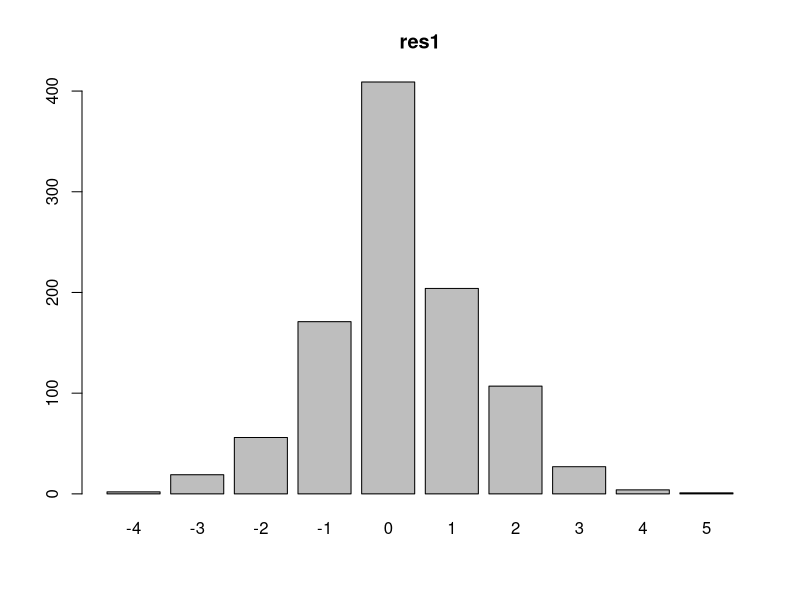
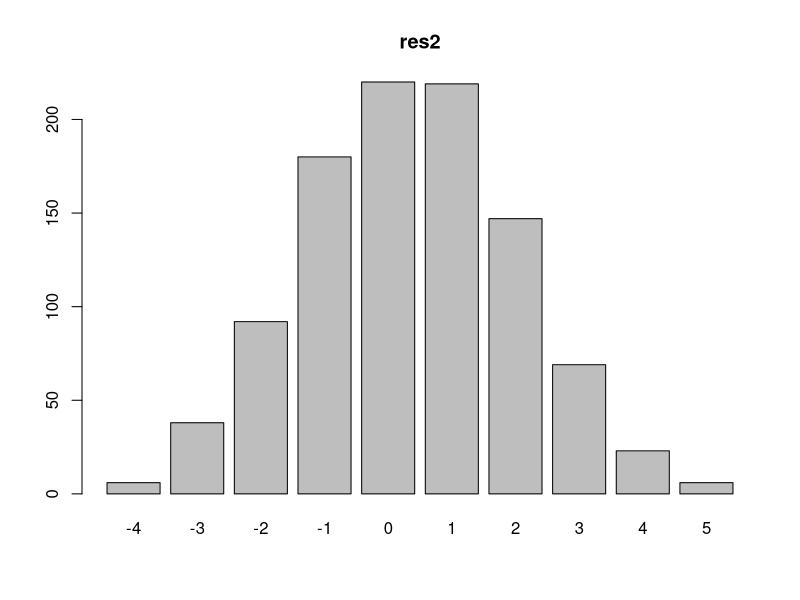
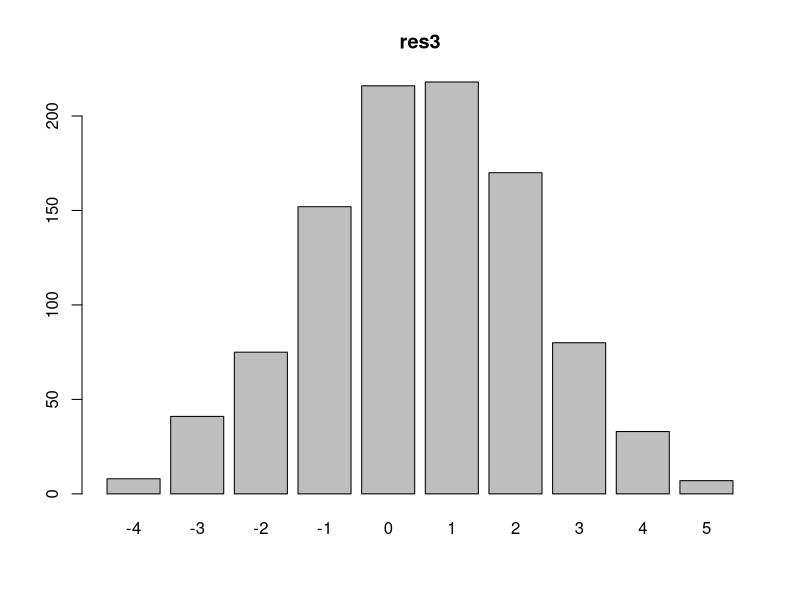
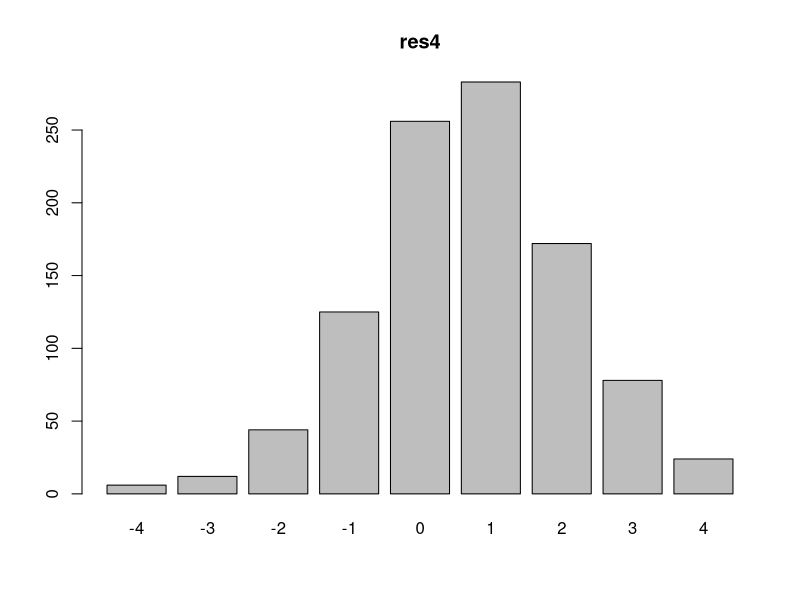
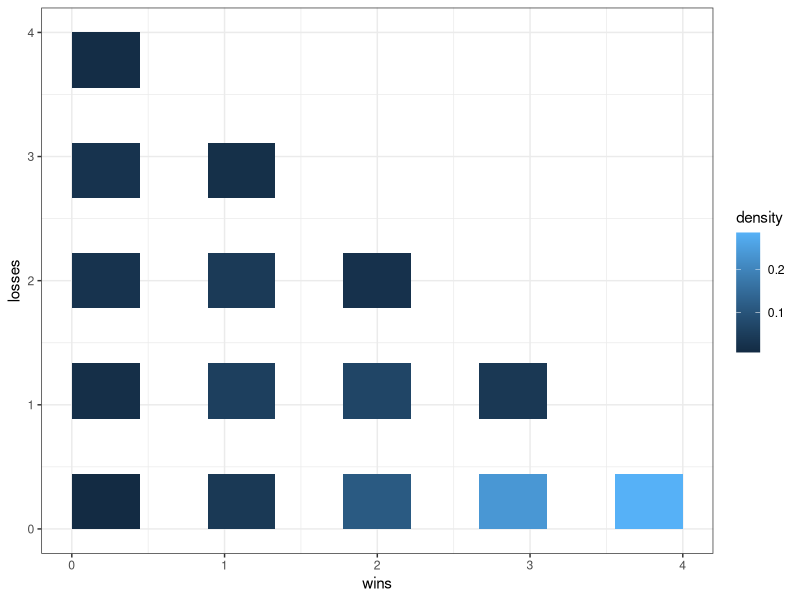
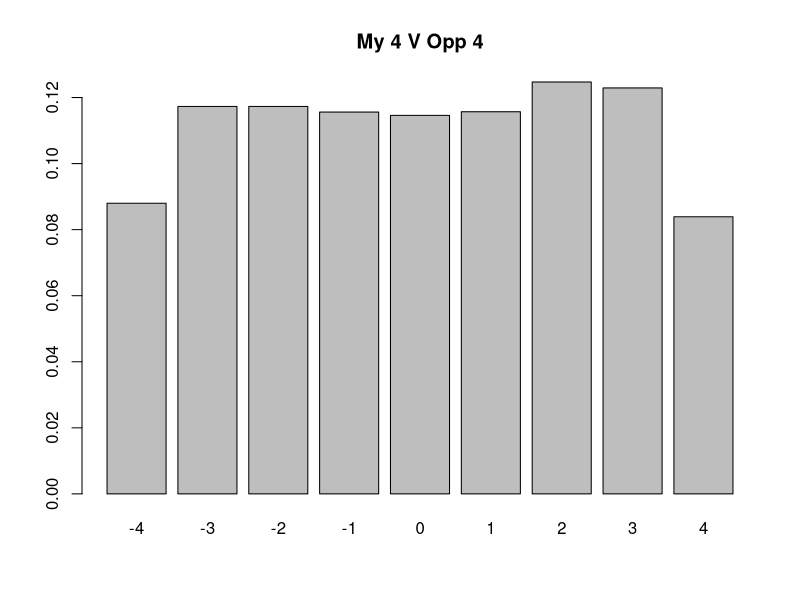
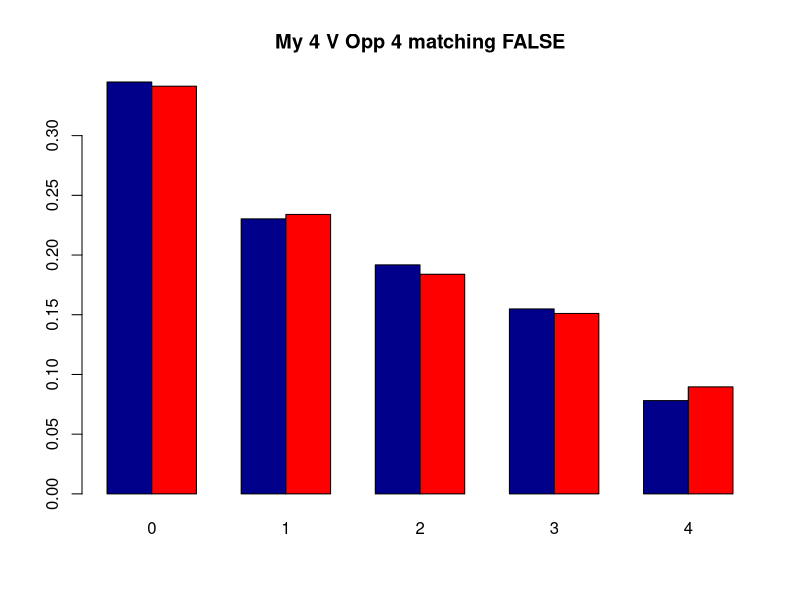
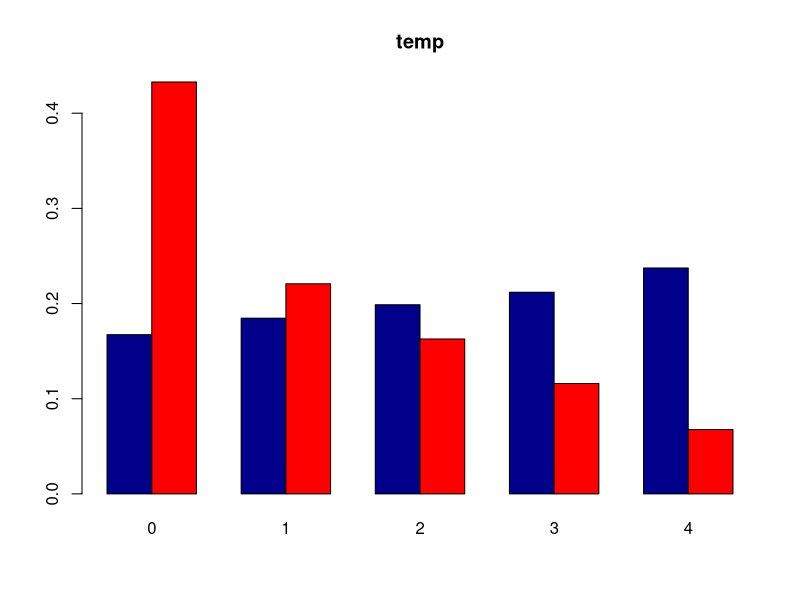

The R script that drew these images, in order:
######################
## Sword and Spear has a simple combat mechanic of rolling 
## X dice, choosing the top 4, and then comparing those to opponent.
##
## Modifiers seem to be either 1. adding dice to X 
##                             2. adding (or subtracting) from final rolls
######################

roll_n_dice <- function(n){ return(sample(1:6,n,replace=TRUE)) }

## what is the distribution like when you roll more than 4 
## but still choose top 4
nsim <- 1000
res_1 <- c()
res_2 <- c()
res_3 <- c()
res_4 <- c()
for (i in 1:nsim){
  my_roll <- sort(roll_n_dice(5), decreasing = TRUE)[1:4]
  opp_roll <- sort(roll_n_dice(4), decreasing = TRUE)[1:4]
  res_1 <- c(res_1, my_roll[1]-opp_roll[1])
  res_2 <- c(res_2,my_roll[2]-opp_roll[2])
  res_3 <- c(res_3,my_roll[3]-opp_roll[3])
  res_4 <- c(res_4,my_roll[4]-opp_roll[4])
}

barplot(table(res_1), main='res1')
barplot(table(res_2), main='res2')
barplot(table(res_3), main='res3')
barplot(table(res_4), main='res4')

library(ggplot2)

## win/loss estimates

win_loss_distribution <- function(nmydice=4,noppdice=4,nsim=10000){
wins <- c()
losses <- c()
for (i in 1:nsim){
  my_roll <- sort(roll_n_dice(nmydice), decreasing = TRUE)[1:4]
  opp_roll <- sort(roll_n_dice(noppdice), decreasing = TRUE)[1:4]
  res <- my_roll - opp_roll
  wins <- c(wins,sum(res>0))
  losses <- c(losses, sum(res<0))
}

combat_data <- data.frame(wins,losses)
ggplot(combat_data, aes(x=wins, y=losses)) +
  stat_bin2d(bins = 9,aes(fill=after_stat(density))) +
  scale_fill_continuous() +
  theme_bw()
}

win_loss_distribution(7,4,nsim=10000)

win_differential <- function(nmydice=4,noppdice=4,nsim=10000, modifier=0){
  wins <- c()
  losses <- c()
  for (i in 1:nsim){
    my_roll <- sort(roll_n_dice(nmydice), decreasing = TRUE)[1:4] 
    opp_roll <- sort(roll_n_dice(noppdice), decreasing = TRUE)[1:4] - modifier
    res <- my_roll - opp_roll
    wins <- c(wins,sum(res>0))
    losses <- c(losses, sum(res<0))
  }
  diffs <- wins - losses
  barplot(table(diffs)/length(diffs),main=paste("My",nmydice,
                                                "V Opp",noppdice))
  print(table(diffs)/length(diffs))
}

win_differential(4,4)



get_wins_and_losses <- function(nmydice=4,noppdice=4,nsim=10000, modifier=0, win_match=FALSE){
    wins <- c()
    losses <- c()
    for (i in 1:nsim){
      my_roll <- sort(roll_n_dice(nmydice), decreasing = TRUE)[1:4] 
      opp_roll <- sort(roll_n_dice(noppdice), decreasing = TRUE)[1:4] - modifier
      res <- my_roll - opp_roll
      wins <- c(wins,sum(res>0)+ ifelse(win_match,sum(res==0),0))
      losses <- c(losses, sum(res<0))
    }
    temp <- rbind(table(wins),table(losses))/length(wins)
    barplot(temp,beside=T, col=c("darkblue","red"),
            main=paste("My",nmydice,"V Opp",noppdice, "matching",win_match))
}

get_wins_and_losses(4,4,win_match=FALSE)


########## What if we mixed in different die types
roll_n_dx <- function(n,x){
  if (n>0){out <- sample(1:x,n,replace=TRUE)}
  else {out <- 0}
  return(out) 
  }

#d4,d6,d8,d10,d12,d20
get_wins_and_losses_dx <- function(mydice=c(0,4,0,0,0,0), oppdice=c(0,4,0,0,0,0),
                                nsim=10000, modifier=0){
  dice_order <- c(4,6,8,10,12,20)
  wins <- c()
  losses <- c()
  for (i in 1:nsim){
    my_roll <- c()
    for (i in 1:length(mydice)){my_roll <- c(my_roll, roll_n_dx(mydice[i],dice_order[i]))}
    my_roll <- sort(my_roll, decreasing = TRUE)[1:4] 
    
    opp_roll <- c()
    for (i in 1:length(oppdice)){opp_roll <- c(opp_roll, roll_n_dx(oppdice[i],dice_order[i]))}
    opp_roll <- sort(opp_roll, decreasing = TRUE)[1:4] 
    
    res <- my_roll - opp_roll # single fight result
    wins <- c(wins,sum(res>0))
    losses <- c(losses, sum(res<0))
  }

  temp <- rbind(table(wins),table(losses))/nsim
  barplot(temp,beside=T, col=c("darkblue","red"),
          main=paste('temp'))
}
#d4,d6,d8,d10,d12,d20
get_wins_and_losses_dx(mydice =c(0,0,0,5,0,0),
                       oppdice=c(0,0,0,4,0,0))


################
win_differential_dx <- function(mydice=c(0,3,0,0,0,0),
                             oppdice=c(0,3,0,0,0,0),
                             nsim=10000, modifier=0){
  dice_order <- c(4,6,8,10,12,20)
  wins <- c()
  losses <- c()
  for (i in 1:nsim){
    my_roll <- c()
    for (i in 1:length(mydice)){my_roll <- c(my_roll, roll_n_dx(mydice[i],dice_order[i]))}
    my_roll <- sort(my_roll, decreasing = TRUE)[1:3] 
    
    opp_roll <- c()
    for (i in 1:length(oppdice)){opp_roll <- c(opp_roll, roll_n_dx(oppdice[i],dice_order[i]))}
    opp_roll <- sort(opp_roll, decreasing = TRUE)[1:3] 
    
    res <- my_roll - opp_roll #result of single fight
    wins <- c(wins,sum(res>0))
    losses <- c(losses, sum(res<0))
  }
  diffs <- wins - losses
  barplot(table(diffs)/nsim,main=paste("My","v Opp"))
  print(table(diffs)/length(diffs))
  boxplot(diffs, horizontal=TRUE)
  print(paste("Comeback",ecdf(diffs)(-1))) # prob of disadvantaged side "winning"
  print(paste("Clinical",1-ecdf(diffs)(0)) ) #prob of advantaged side "winning"
}
#d4,d6,d8,d10,d12,d20
win_differential_dx(mydice=c(0,0,0,0,3,0),oppdice=c(0,0,0,0,3,0))
win_differential_dx(mydice=c(0,0,0,0,4,0),oppdice=c(0,0,0,0,3,0))
win_differential_dx(mydice=c(0,2,0,0,3,0),oppdice=c(0,0,0,0,3,0))

win_differential_dx(mydice=c(0,3,0,0,0,0),oppdice=c(0,3,0,0,0,0))
win_differential_dx(mydice=c(0,4,0,0,0,0),oppdice=c(0,3,0,0,0,0))
win_differential_dx(mydice=c(0,5,0,0,0,0),oppdice=c(0,3,0,0,0,0))
win_differential_dx(mydice=c(0,7,0,0,0,0),oppdice=c(0,3,0,0,0,0))

win_differential_dx(mydice=c(0,2,0,0,0,0),oppdice=c(0,2,0,0,0,0))
win_differential_dx(mydice=c(0,5,0,0,0,0),oppdice=c(0,2,0,0,0,0))

win_differential_dx(mydice=c(0,3,0,0,0,0),oppdice=c(0,3,0,0,0,0))
win_differential_dx(mydice=c(0,4,0,0,0,0),oppdice=c(0,4,0,0,0,0))

win_differential_dx(mydice=c(0,4,0,0,0,0),oppdice=c(0,3,0,0,0,0))
win_differential_dx(mydice=c(0,5,0,0,0,0),oppdice=c(0,4,0,0,0,0))
win_differential_dx(mydice=c(0,10,0,0,0,0),oppdice=c(0,9,0,0,0,0))


shooting_results_d6 <- function(nshoot, ndef, def_modifier=0,
                                def_multiplier=1,nsim=1000){
  kills <- c()
  slows <- c()
  for (i in 1:nsim){
    shoot_roll <- sort(roll_n_dice(nshoot),decreasing = TRUE)[1:2]
    def_roll <- sort(roll_n_dice(ndef),decreasing = TRUE)[1:2]
  
    
    kills <- c(kills,sum(shoot_roll - def_multiplier*def_roll > 0))
    #kills <- c(kills,sum(shoot_roll-def_roll-def_modifier>0))
    slows <- c(slows,sum(shoot_roll-def_roll >= 0))
  }
  barplot(table(kills)/nsim,main=paste("Kills"))
  print(table(kills)/nsim)
  boxplot(kills, horizontal=TRUE, main=paste("Kills Dist"))
  
  barplot(table(slows)/nsim,main=paste("Slows"))
  print(table(slows)/nsim)
  boxplot(slows, horizontal=TRUE, main=paste("Slows Dist"))
  
}

shooting_results_d6(3,3,def_multiplier = 3)



movement_results <- function(ndice,nchoose=1,nslows=0,nsim=1000){
  # required: ndice >= nchoose
  distance <- c()
  for (i in 1:nsim){
    move_roll <- sum(sort(roll_n_dice(ndice),decreasing = TRUE)[1:nchoose])
    distance <- c(distance,move_roll)
  }
  
  print(table(distance)/nsim)
  barplot(table(distance)/nsim,main=paste("Distance --",ndice,"choose",nchoose))
  boxplot(distance, horizontal=TRUE, 
          main=paste("Distance Dist --",ndice,"choose",nchoose))
}

movement_results(4,nchoose = 2)


